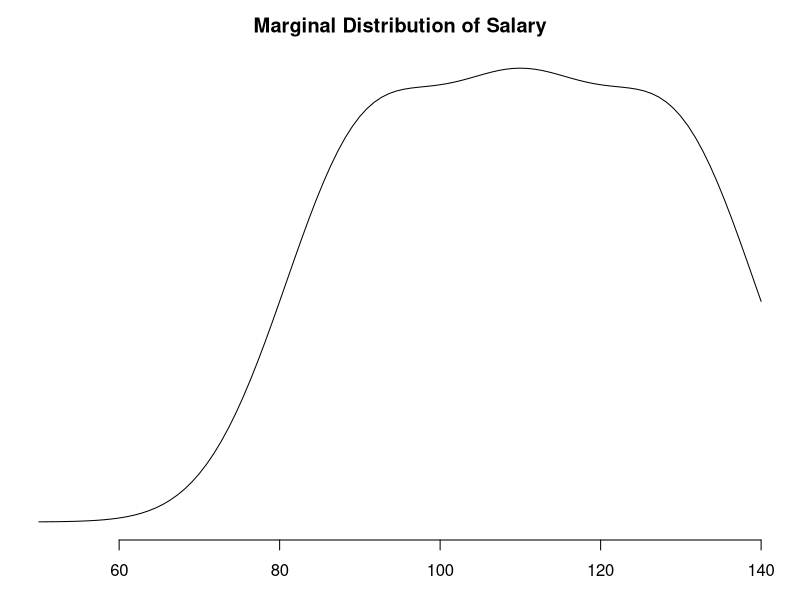
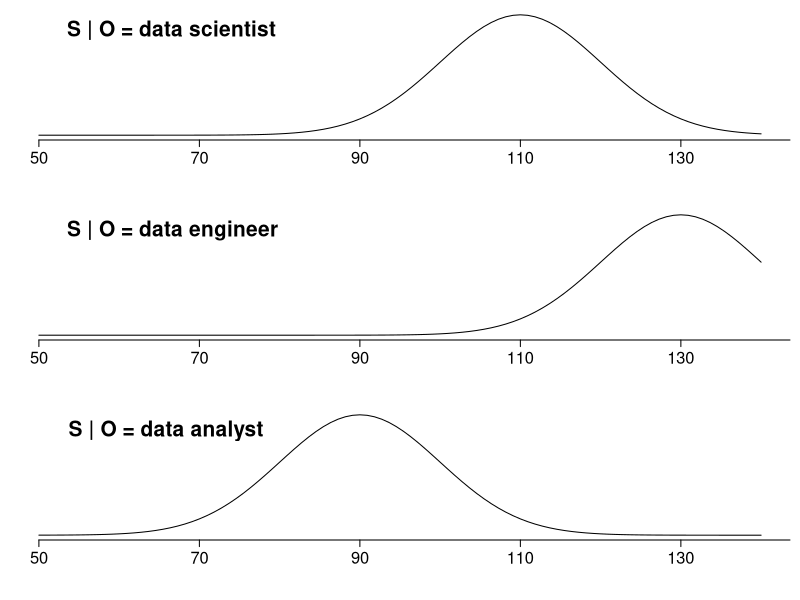

R code for these plots, in order:
# Display the Student's t distributions with various
# degrees of freedom and compare to the normal distribution

x <- seq(50, 140, length=100)
s1 <- dnorm(x, 110, 10)
s2 <- dnorm(x, 130, 10)
s3 <- dnorm(x, 90, 10)
st <- s1+s2+s3

data = c( rnorm(1000, 110, 10), rnorm(1000, 130, 10), rnorm(1000, 90, 10) )
var(data)

cond_means = c(110,130,90)
var(cond_means) * 2/3

par(mfrow=c(1,1), mai = c(.6, .1, 0.5, 0.1))
plot(x, st, type="l", xlab="Salary ($ thousands)", main="Marginal Distribution of Salary", axes=F)
axis(1, seq(60, 140, 20))




par(mfrow=c(3,1), mai = c(.6, 0.1, 0.1, 0.1))
plot(x, s1, type="l", axes=F,  ann=FALSE)
title("S | O = data scientist", line = -2, adj = 0.1, cex.main=1.9)
axis(1, seq(50, 150, 20), cex.axis=1.5)
plot(x, s2, type="l", axes=F,  ann=FALSE)
title("S | O = data engineer", line = -2, adj = 0.1, cex.main=1.9)
axis(1, seq(50, 150, 20), cex.axis=1.5)
plot(x, s3, type="l", axes=F,  ann=FALSE)
title("S | O = data analyst", line = -2, adj = 0.1, cex.main=1.9)
axis(1, seq(50, 150, 20), cex.axis=1.5)
